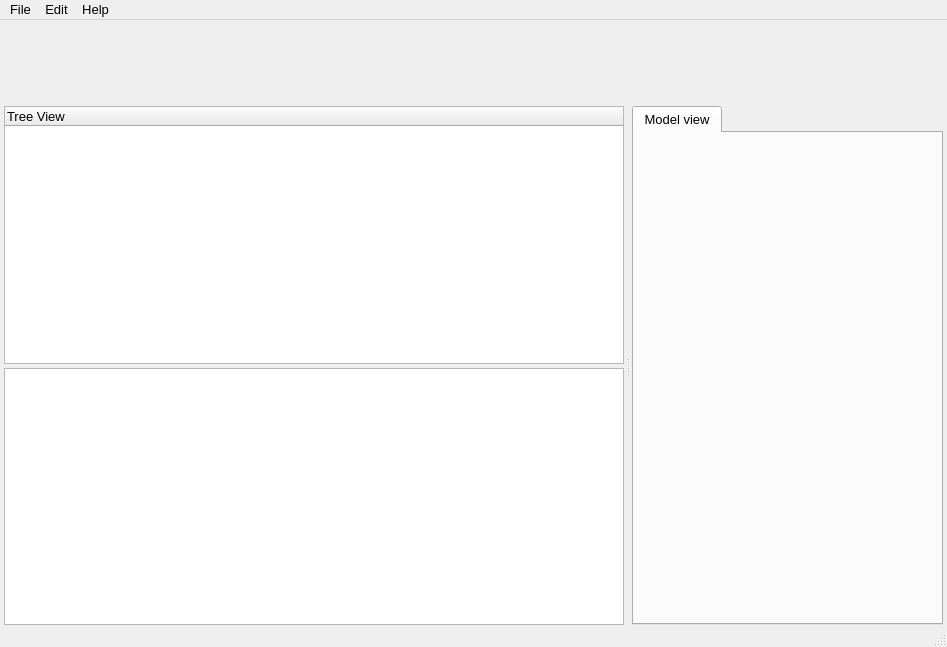
<?xml version="1.0" encoding="UTF-8"?>
<ui version="4.0">
 <class>MainWindow</class>
 <widget class="QMainWindow" name="MainWindow">
  <property name="geometry">
   <rect>
    <x>0</x>
    <y>0</y>
    <width>947</width>
    <height>647</height>
   </rect>
  </property>
  <property name="font">
   <font>
    <pointsize>10</pointsize>
   </font>
  </property>
  <property name="windowTitle">
   <string>MainWindow</string>
  </property>
  <widget class="QWidget" name="centralwidget">
   <layout class="QGridLayout" name="gridLayout">
    <property name="leftMargin">
     <number>2</number>
    </property>
    <property name="topMargin">
     <number>0</number>
    </property>
    <property name="rightMargin">
     <number>2</number>
    </property>
    <property name="bottomMargin">
     <number>0</number>
    </property>
    <item row="0" column="0">
     <widget class="QWidget" name="widget" native="true">
      <property name="maximumSize">
       <size>
        <width>16777215</width>
        <height>80</height>
       </size>
      </property>
     </widget>
    </item>
    <item row="1" column="0">
     <widget class="QSplitter" name="splitter">
      <property name="orientation">
       <enum>Qt::Horizontal</enum>
      </property>
      <widget class="QWidget" name="interactionWidget" native="true">
       <layout class="QGridLayout" name="gridLayout_2">
        <property name="leftMargin">
         <number>2</number>
        </property>
        <property name="topMargin">
         <number>0</number>
        </property>
        <property name="rightMargin">
         <number>2</number>
        </property>
        <property name="bottomMargin">
         <number>0</number>
        </property>
        <property name="spacing">
         <number>4</number>
        </property>
        <item row="0" column="0">
         <widget class="QTreeWidget" name="treeWidget">
          <column>
           <property name="text">
            <string>Tree View</string>
           </property>
          </column>
         </widget>
        </item>
        <item row="1" column="0">
         <widget class="QTableWidget" name="tableWidget"/>
        </item>
       </layout>
      </widget>
      <widget class="QWidget" name="visualizationWidget" native="true">
       <layout class="QGridLayout" name="gridLayout_3">
        <property name="leftMargin">
         <number>2</number>
        </property>
        <property name="topMargin">
         <number>0</number>
        </property>
        <property name="rightMargin">
         <number>2</number>
        </property>
        <property name="bottomMargin">
         <number>0</number>
        </property>
        <item row="0" column="0">
         <widget class="QTabWidget" name="tabWidget">
          <widget class="QWidget" name="modelView">
           <attribute name="title">
            <string>Model view</string>
           </attribute>
           <layout class="QGridLayout" name="gridLayout_4">
            <property name="leftMargin">
             <number>0</number>
            </property>
            <property name="topMargin">
             <number>0</number>
            </property>
            <property name="rightMargin">
             <number>0</number>
            </property>
            <property name="bottomMargin">
             <number>0</number>
            </property>
           </layout>
          </widget>
         </widget>
        </item>
       </layout>
      </widget>
     </widget>
    </item>
   </layout>
  </widget>
  <widget class="QMenuBar" name="menubar">
   <property name="geometry">
    <rect>
     <x>0</x>
     <y>0</y>
     <width>947</width>
     <height>20</height>
    </rect>
   </property>
   <widget class="QMenu" name="menuFiles">
    <property name="title">
     <string>File</string>
    </property>
   </widget>
   <widget class="QMenu" name="menuEdit">
    <property name="title">
     <string>Edit</string>
    </property>
   </widget>
   <widget class="QMenu" name="menuHelp">
    <property name="title">
     <string>Help</string>
    </property>
   </widget>
   <addaction name="menuFiles"/>
   <addaction name="menuEdit"/>
   <addaction name="menuHelp"/>
  </widget>
  <widget class="QStatusBar" name="statusbar"/>
 </widget>
 <resources/>
 <connections/>
</ui>
